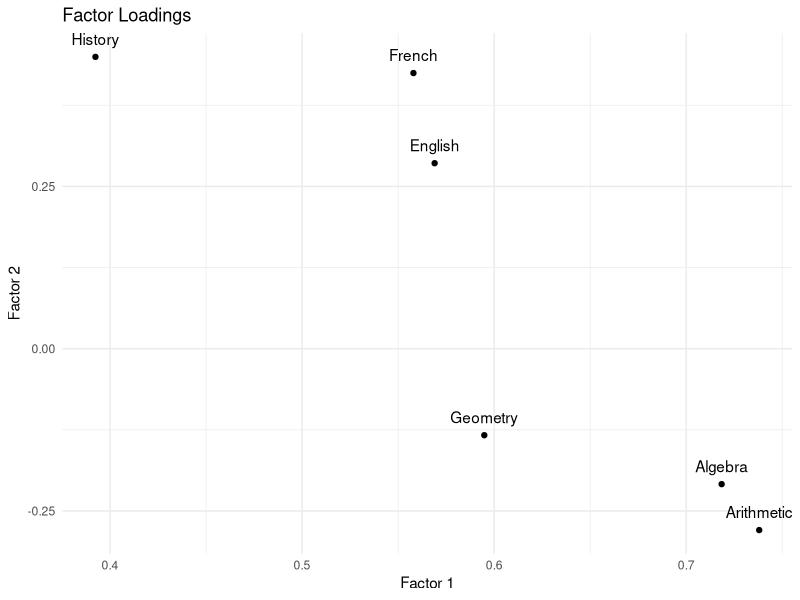
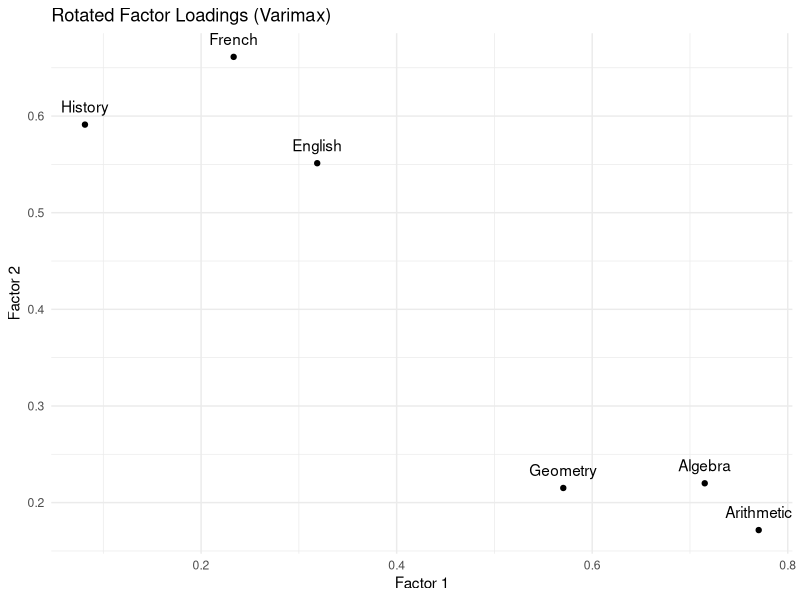
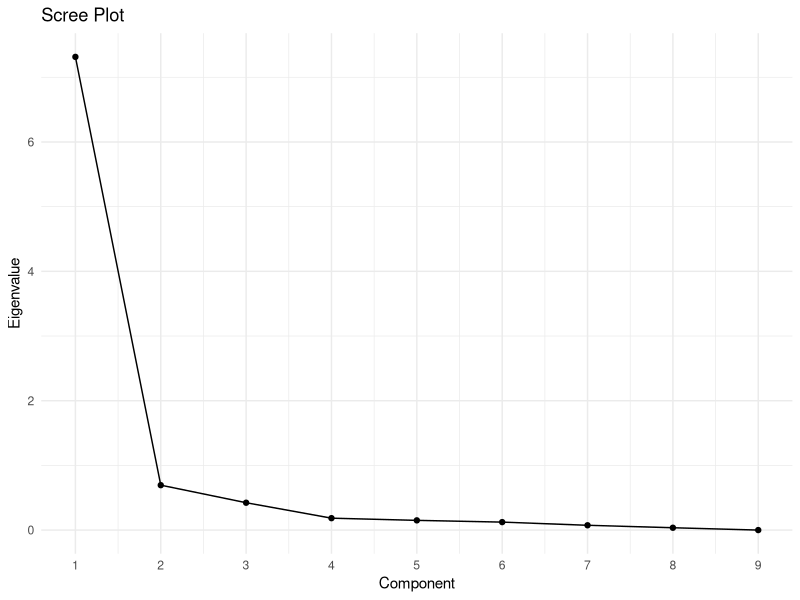

Generate these figures, in order, with R:
## ---- chunk 1
knitr::opts_chunk$set(echo = TRUE)
library("lattice")
library("ellipse")
library("HSAUR3")
library("ggplot2")
## ---- chunk 2
d <- c(0.447,          
   0.422, 0.619,       
   0.435, 0.604, 0.583,        
   0.114, 0.068, 0.053, 0.115,        
   0.203, 0.146, 0.139, 0.258, 0.349,   
   0.091, 0.103, 0.110, 0.122, 0.209, 0.221,
   0.082, 0.063, 0.066, 0.097, 0.321, 0.355, 0.201,
   0.513, 0.445, 0.365, 0.482, 0.186, 0.315, 0.150, 0.154,
   0.304, 0.318, 0.240, 0.368, 0.303, 0.377, 0.163, 0.219, 0.534,
   0.245, 0.203, 0.183, 0.255, 0.272, 0.323, 0.310, 0.288, 0.301, 0.302,
   0.101, 0.088, 0.074, 0.139, 0.279, 0.367, 0.232, 0.320, 0.204, 0.368, 0.340,
   0.245, 0.199, 0.184, 0.293, 0.278, 0.545, 0.232, 0.314, 0.394, 0.467, 0.392, 0.511)

 druguse <- diag(13) / 2

 druguse[upper.tri(druguse)] <- d

 druguse <- druguse + t(druguse)

 rownames(druguse) <- colnames(druguse) <- c("cigarettes", "beer", "wine", "liquor", "cocaine",
         "tranquillizers", "drug store medication", "heroin",
         "marijuana", "hashish", "inhalants", "hallucinogenics", "amphetamine")

"life" <- structure(.Data = list(c(63., 34., 38., 59., 56., 62., 50., 65., 56., 69., 65., 64., 56., 60., 61., 49., 59., 63.,59., 65., 65., 64., 64., 67., 61., 68., 67., 65., 59., 58., 57.)
 , c(51., 29., 30., 42., 38., 44., 39., 44., 46., 47., 48., 50., 44., 44., 45., 40., 42., 44., 44., 48., 48., 63.,
         43., 45., 40., 46., 45., 46., 43., 44., 46.)
 , c(30., 13., 17., 20., 18., 24., 20., 22., 24., 24., 26., 28., 25., 22., 22., 22., 22., 23., 24., 28., 26., 21.,
         21., 23., 21., 23., 23., 24., 23., 24., 28.)
 , c(13., 5., 7., 6., 7., 7., 7., 7., 11., 8., 9., 11., 10., 6., 8., 9., 6., 8., 8., 14., 9., 7., 6., 8., 10., 8.,
         8., 9., 10., 9., 9.)
 , c(67., 38., 38., 64., 62., 69., 55., 72., 63., 75., 68., 66., 61., 65., 65., 51., 61., 67., 63., 68., 67., 68.,
         68., 74., 67., 75., 74., 71., 66., 62., 60.)
 , c(54., 32., 34., 46., 46., 50., 43., 50., 54., 53., 50., 51., 48., 45., 49., 41., 43., 48., 46., 51., 49., 47.,
         47., 51., 46., 52., 51., 51., 49., 47., 49.)
 , c(34., 17., 20., 25., 25., 28., 23., 27., 33., 29., 27., 29., 27., 25., 27., 23., 22., 26., 25., 29., 27., 25.,
         24., 28., 25., 29., 28., 28., 27., 25., 28.)
 , c(15., 6., 7., 8., 10., 14., 8., 9., 19., 10., 10., 11., 12., 9., 10., 8., 7., 9., 8., 13., 10., 9., 8., 10., 11.,
         10., 10., 10., 12., 10., 11.)
 )
 , class = "data.frame" 
 , names = c("m0", "m25", "m50", "m75", "w0", "w25", "w50", "w75")
 , row.names = c("Algeria", "Cameroon", "Madagascar", "Mauritius", "Reunion", "Seychelles", "South Africa (C)", "South Africa (W)",
         "Tunisia", "Canada", "Costa Rica", "Dominican Rep.", "El Salvador", "Greenland", "Grenada", "Guatemala",
         "Honduras", "Jamaica", "Mexico", "Nicaragua", "Panama", "Trinidad (62)", "Trinidad (67)",
         "United States (66)", "United States (NW66)", "United States (W66)", "United States (67)", "Argentina",
         "Chile", "Colombia", "Ecuador")
 )


toLatex(HSAURtable(life), pcol = 1, rownames = TRUE,
    caption = "Life expectancies for different countries by age and gender.",
     label = "ch:EFA:life:tab")
## ---- chunk 3
m <- life[,1:4]
f <- life[,5:8]
factanal(m, factors = 1, method ="mle", scores = "regression")
factanal(f, factors = 1, method ="mle", scores = "regression")
## ---- chunk 4
R <- matrix(c(1.00, 0.44, 0.41, 0.29, 0.33, 0.25,
              0.44, 1.00, 0.35, 0.35, 0.32, 0.33,
              0.41, 0.35, 1.00, 0.16, 0.19, 0.18,
              0.29, 0.35, 0.16, 1.00, 0.59, 0.47,
              0.33, 0.32, 0.19, 0.59, 1.00, 0.46,
              0.25, 0.33, 0.18, 0.47, 0.46, 1.00),   nrow = 6, ncol = 6, byrow = TRUE)
rownames(R) <- colnames(R) <- c("French", "English", "History", "Arithmetic", "Algebra", "Geometry")

fa <- factanal(R, factors = 2, covmat = R, method = "mle", rotation = "none")
## ---- chunk 5
loadings <- data.frame(Subject = rownames(fa$loadings),
                          Factor1 = fa$loadings[, 1],
                          Factor2 = fa$loadings[, 2])

# Plot the derived loadings
ggplot(loadings, aes(x = Factor1, y = Factor2, label = Subject)) +
  geom_point() +
  geom_text(vjust = -1) +
  ggtitle("Factor Loadings") +
  xlab("Factor 1") +
  ylab("Factor 2") +
  theme_minimal()
## ---- chunk 6
rotated <- factanal(R, factors = 2, covmat = R, method = "mle", rotation = "varimax")
print(rotated)

rotation <- data.frame(Subject = rownames(rotated$loadings),
                                  Factor1 = rotated$loadings[, 1],
                                  Factor2 = rotated$loadings[, 2])

# Plot the rotated loadings
ggplot(rotation, aes(x = Factor1, y = Factor2, label = Subject)) +
  geom_point() +
  geom_text(vjust = -1) +
  ggtitle("Rotated Factor Loadings (Varimax)") +
  xlab("Factor 1") +
  ylab("Factor 2") +
  theme_minimal()

## ---- chunk 7
cor_matrix <- matrix(c(1.00, -0.04, 0.61, 0.45, 0.03, -0.29, -0.30, 0.45, 0.30,
                       -0.04, 1.00, -0.07, -0.12, 0.49, 0.43, 0.30, -0.31, -0.17,
                       0.61, -0.07, 1.00, 0.59, 0.03, -0.13, -0.24, 0.59, 0.32,
                       0.45, -0.12, 0.59, 1.00, -0.08, -0.21, -0.19, 0.63, 0.37,
                       0.03, 0.49, 0.03, -0.08, 1.00, 0.47, 0.41, -0.14, -0.24,
                       -0.29, 0.43, -0.13, -0.21, 0.47, 1.00, 0.63, -0.13, -0.15,
                       -0.30, 0.30, -0.24, -0.19, 0.41, 0.63, 1.00, -0.26, -0.29,
                       0.45, -0.31, 0.59, 0.63, -0.14, -0.13, -0.26, 1.00, 0.40,
                       0.30, -0.17, 0.32, 0.37, -0.24, -0.15, -0.29, 0.40, 1.00),
                     nrow = 9, ncol = 9, byrow = TRUE)

pca <- prcomp(cor_matrix, scale. = TRUE)
print(pca)
eigenvalues_df <- data.frame(Component = 1:length(pca$sdev), Eigenvalue = pca$sdev^2)

# Plot the scree plot
ggplot(eigenvalues_df, aes(x = Component, y = Eigenvalue)) +
  geom_point() +
  geom_line() +
  ggtitle("Scree Plot") +
  xlab("Component") +
  ylab("Eigenvalue") +
  theme_minimal() +
  scale_x_continuous(limits = c(1, 9),        
                          breaks = seq(1, 9, 1),   
                          labels = seq(1, 9, 1))
## ---- chunk 8

factanal(factors = 1, covmat = cor_matrix, method = "mle")
factanal(factors = 2, covmat = cor_matrix, method = "mle")
factanal(factors = 3, covmat = cor_matrix, method = "mle")
factanal(factors = 4, covmat = cor_matrix, method = "mle")

factanal(factors = 5, covmat = cor_matrix, method = "mle")

## ---- chunk 9
library(GPArotation)
fa_solution <- factanal(factors = 5, covmat = cor_matrix, rotation = "varimax")
(varimax_solution <- varimax(fa_solution$loadings))
(oblimin_solution <- oblimin(fa_solution$loadings))
